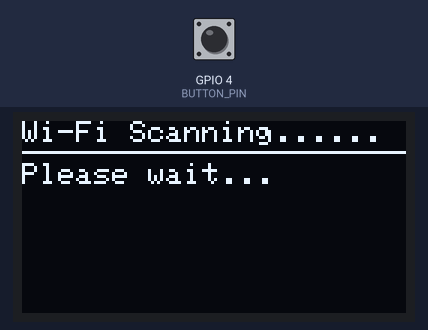
This sketch was run on a simulated ESP32. Parts: 128×64 one-colour display. The inputs (shaded band) are chosen by the test bench; at power-on: GPIO 4 (BUTTON_PIN) HIGH. A WiFi scan finds three made-up networks; what the sketch prints to the serial monitor is not drawn.

Above: at 2.5 s.
2.6 s: GPIO 4 (BUTTON_PIN) pulled LOW for 3.2 s
At 5.0 s:
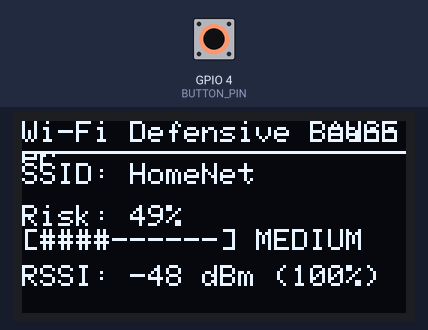
7.3 s: GPIO 4 (BUTTON_PIN) pulled LOW for 0.15 s
At 8.3 s:
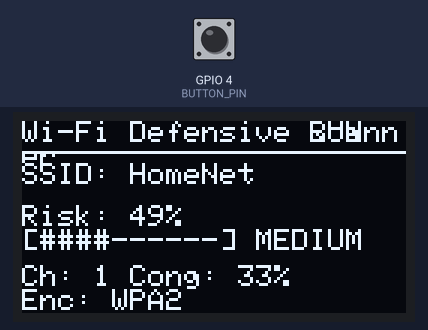
10.4 s: GPIO 4 (BUTTON_PIN) pulled LOW for 1 s
At 11.8 s:
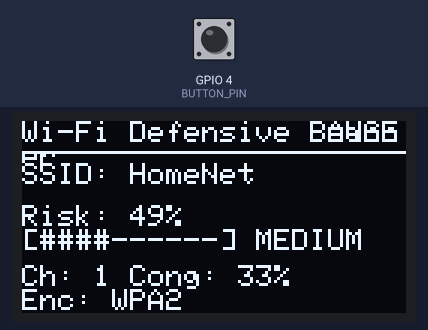
12.9 s: GPIO 4 (BUTTON_PIN) pulled LOW for 0.15 s
At 13.7 s:
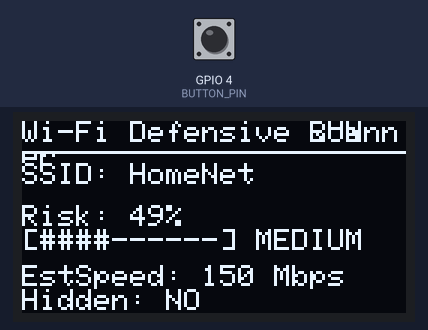
16.0 s: GPIO 4 (BUTTON_PIN) pulled LOW for 0.15 s
At 17.3 s:
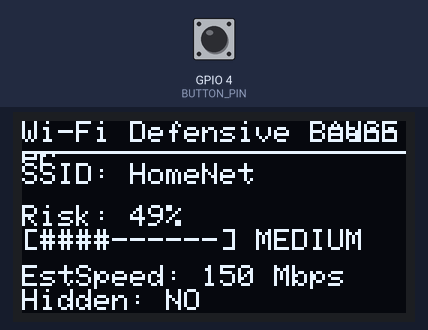
17.6 s: GPIO 4 (BUTTON_PIN) pulled LOW for 1 s
At 23.8 s:
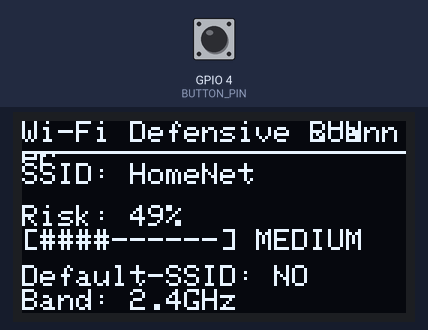
Timing chart, 0 to 25.3 s (numbered marks = the images above; inputs shaded):
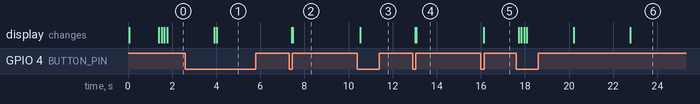

The sketch:

WiFi_risk_scanning.ino
```cpp
/*
  ESP32 Wi-Fi Defensive Scanner â€” Ultimate Feature Complete Sketch
  - SPI SSD1306 128x64 (7 pins)
  - Automatic scanning (2+ APs), sorted by RSSI (strongest first)
  - Smart loop: cycles networks, 4 timed views per network
  - EMA smoothing for RSSI, SSID scrolling
  - Overlapping-channel congestion metric (2.4GHz)
  - Composite defensive risk score (0-100) + textual category
  - Scan animation, CSV export (send 'c' + Enter), hardware Pause/Resume button
  - Defensive / educational only
*/

#include <WiFi.h>
#include <SPI.h>
#include <Adafruit_GFX.h>
#include <Adafruit_SSD1306.h>
#include <vector>
#include <algorithm>

using std::vector;

// ---------------- Hardware / Display ----------------
#define SCREEN_WIDTH 128
#define SCREEN_HEIGHT 64
#define OLED_MOSI   23   // MOSI (Data)
#define OLED_CLK    18   // SCLK
#define OLED_DC     16   // DC
#define OLED_CS     5    // CS
#define OLED_RESET  17   // RST

Adafruit_SSD1306 display(SCREEN_WIDTH, SCREEN_HEIGHT, &SPI, OLED_DC, OLED_RESET, OLED_CS);

// ---------------- Timing / Config ----------------
const unsigned long SCAN_INTERVAL       = 15000UL; // ms between scans
const unsigned long VIEW_DURATION       = 5000UL;  // ms per view
const unsigned long SSID_SCROLL_INTERVAL= 350UL;   // ms scroll step
const unsigned long BUTTON_DEBOUNCE_MS  = 50UL;    // ms debounce

// ---------------- Button (pause/lock) ----------------
#define BUTTON_PIN 4         // momentary button to GND; internal pullup used
bool paused = false;          // paused flag
bool locked = false;          // if paused while viewing, stays on that AP
unsigned long lastButtonChange = 0;
int lastButtonState = HIGH;

// ---------------- State ----------------
unsigned long lastScanTime = 0;
unsigned long lastViewChangeTime = 0;
unsigned long lastSSIDScrollTime = 0;

int totalNetworks = 0;
int currentNetworkIndex = 0;
int currentViewIndex = 0;
int ssidScrollOffset = 0;

// EMA smoothing for RSSI
float emaRssi = 0.0f;
const float EMA_ALPHA = 0.35f;

// ---------------- Data structure for scans ----------------
struct ScanEntry {
  String ssid;
  int32_t rssi;
  int channel;
  wifi_auth_mode_t enc;
  int signalPercent;
  int riskScore;
};

vector<ScanEntry> lastScanResults;

// ---------------- Utility functions ----------------
int rssiToPercent(int32_t rssi) {
  if (rssi <= -100) return 0;
  if (rssi >= -50) return 100;
  return 2 * (rssi + 100);
}

int estimateSpeedMbps(int32_t rssi) {
  if (rssi >= -50) return 150;
  if (rssi >= -60) return 72;
  if (rssi >= -70) return 36;
  if (rssi >= -80) return 18;
  return 6;
}

String encryptionTypeToString(wifi_auth_mode_t encType) {
  switch (encType) {
    case WIFI_AUTH_OPEN: return "OPEN";
    case WIFI_AUTH_WEP: return "WEP";
    case WIFI_AUTH_WPA_PSK: return "WPA";
    case WIFI_AUTH_WPA2_PSK: return "WPA2";
    case WIFI_AUTH_WPA_WPA2_PSK: return "WPA/WPA2";
    case WIFI_AUTH_WPA2_ENTERPRISE: return "WPA2-E";
    default: return "UNK";
  }
}

int encryptionStrength(wifi_auth_mode_t encType) {
  switch (encType) {
    case WIFI_AUTH_OPEN: return 0;
    case WIFI_AUTH_WEP: return 12;
    case WIFI_AUTH_WPA_PSK: return 45;
    case WIFI_AUTH_WPA2_PSK: return 75;
    case WIFI_AUTH_WPA_WPA2_PSK: return 60;
    case WIFI_AUTH_WPA2_ENTERPRISE: return 90;
    default: return 50;
  }
}

bool isLikelyDefaultSSID(const String& ssid) {
  String s = ssid; s.toLowerCase();
  const char* kws[] = {"linksys","tplink","dlink","netgear","xfinity","att","vodafone",
                       "default","ap","huawei","zte","asus","comcast","android","ssid","guest"};
  for (size_t i=0;i<sizeof(kws)/sizeof(kws[0]);++i) if (s.indexOf(kws[i])>=0) return true;
  return false;
}

bool isHiddenSSID(const String& ssid) { return (ssid == "" || ssid == "<Hidden>"); }
bool is24GHz(int channel) { return (channel >= 1 && channel <= 14); }

float overlapWeight24(int a, int b) {
  int d = abs(a - b);
  if (d == 0) return 1.0f;
  if (d <= 2) return 0.66f;
  if (d <= 4) return 0.33f;
  return 0.0f;
}

float computeChannelCongestionMetric(int targetChannel) {
  if (totalNetworks <= 0) return 0.0f;
  float sum = 0.0f;
  for (int i = 0; i < totalNetworks; ++i) {
    int ch = WiFi.channel(i);
    if (is24GHz(targetChannel) && is24GHz(ch)) sum += overlapWeight24(targetChannel, ch);
    else if (ch == targetChannel) sum += 1.0f;
  }
  float norm = sum / (float)(totalNetworks > 0 ? totalNetworks : 1);
  if (norm > 1.0f) norm = 1.0f;
  return norm;
}

int computeRiskScoreDefensive(wifi_auth_mode_t encType, int signalPercent, int channel, const String& ssid) {
  const float W_ENC  = 0.45f;
  const float W_RSSI = 0.20f;
  const float W_CONG = 0.12f;
  const float W_SSID = 0.13f;
  const float W_BAND = 0.10f;

  float encStrength = encryptionStrength(encType) / 100.0f;
  float encRisk = 1.0f - encStrength;
  float rssiRisk = signalPercent / 100.0f;
  float congMetric = computeChannelCongestionMetric(channel);
  float congRisk = 1.0f - congMetric;
  float ssidRisk = isLikelyDefaultSSID(ssid) ? 1.0f : 0.0f;
  float hiddenPenalty = isHiddenSSID(ssid) ? 0.12f : 0.0f;
  float bandRisk = is24GHz(channel) ? 1.0f : 0.0f;

  float combined = (W_ENC * encRisk) + (W_RSSI * rssiRisk) + (W_CONG * congRisk) + (W_SSID * ssidRisk) + (W_BAND * bandRisk);
  combined += hiddenPenalty * 0.6f;

  int riskPct = (int)roundf(combined * 100.0f);
  riskPct = constrain(riskPct, 0, 100);
  return riskPct;
}

String riskCategory(int risk) {
  if (risk >= 80) return "VERY HIGH";
  if (risk >= 60) return "HIGH";
  if (risk >= 40) return "MEDIUM";
  if (risk >= 20) return "LOW";
  return "VERY LOW";
}

// ---------------- Display helpers ----------------
void displayHeader(const String& title) {
  display.clearDisplay();
  display.setTextSize(1);
  display.setTextColor(SSD1306_WHITE);
  display.setCursor(0, 0);
  display.println(title);
  display.drawLine(0, 10, SCREEN_WIDTH, 10, SSD1306_WHITE);
}

void displayScanProgressFrame(int frame) {
  display.setCursor(96, 0);
  String dots = "";
  for (int i = 0; i < 4; ++i) dots += (i <= frame ? "." : " ");
  display.print(dots);
}

void displaySSIDScrolling(const String& ssid) {
  const int maxChars = 18;
  if (ssid.length() <= maxChars) {
    display.setCursor(0, 14);
    display.print("SSID: ");
    display.println(ssid);
    return;
  }
  unsigned long now = millis();
  if (now - lastSSIDScrollTime > SSID_SCROLL_INTERVAL) {
    lastSSIDScrollTime = now;
    ssidScrollOffset++;
    if (ssidScrollOffset > ssid.length()) ssidScrollOffset = 0;
  }
  String view = ssid.substring(ssidScrollOffset);
  if (view.length() < maxChars) view += "   " + ssid.substring(0, maxChars - view.length());
  display.setCursor(0, 14);
  display.print("SSID: ");
  display.println(view.substring(0, maxChars));
}

void drawRiskBar(int riskPct, int x, int y) {
  int filled = map(riskPct, 0, 100, 0, 10);
  display.setCursor(x, y);
  display.print("[");
  for (int i = 0; i < 10; ++i) display.print(i < filled ? "#" : "-");
  display.print("]");
}

// ---------------- CSV export ----------------
void serialExportCSV() {
  if (lastScanResults.empty()) {
    Serial.println("CSV_EXPORT: no scan data.");
    return;
  }
  Serial.println("CSV_EXPORT: ssid,rssi,channel,encryption,signalPct,riskScore");
  for (auto &e : lastScanResults) {
    String ss = e.ssid; ss.replace("\"", "'");
    Serial.printf("\"%s\",%d,%d,%s,%d,%d\n",
                  ss.c_str(), e.rssi, e.channel, encryptionTypeToString(e.enc).c_str(), e.signalPercent, e.riskScore);
  }
  Serial.println("CSV_EXPORT: done.");
}

// ---------------- Button handling ----------------
void handleButton() {
  int reading = digitalRead(BUTTON_PIN);
  if (reading != lastButtonState) {
    lastButtonChange = millis();
    lastButtonState = reading;
  }
  if ((millis() - lastButtonChange) > BUTTON_DEBOUNCE_MS) {
    // button pressed (to GND) => LOW
    static bool lastStableState = HIGH;
    if (reading != lastStableState) {
      lastStableState = reading;
      if (reading == LOW) { // pressed
        paused = !paused;
        // when pausing, lock current AP view so it doesn't advance (toggle)
        locked = paused ? true : locked;
        Serial.printf("Button pressed: paused=%d locked=%d\n", paused ? 1 : 0, locked ? 1 : 0);
      }
    }
  }
}

// ---------------- Setup / Loop ----------------
void setup() {
  Serial.begin(115200);
  delay(10);

  pinMode(BUTTON_PIN, INPUT_PULLUP);
  lastButtonState = digitalRead(BUTTON_PIN);

  if (!display.begin(SSD1306_SWITCHCAPVCC)) {
    Serial.println("OLED init failed!");
    while (1) delay(100);
  }

  displayHeader("ESP32 Wi-Fi Scanner");
  display.setCursor(0, 14);
  display.println("Defensive only");
  display.setCursor(0, 28);
  display.println("Btn G4: Pause/Lock");
  display.display();
  delay(1200);

  WiFi.mode(WIFI_STA);
  WiFi.disconnect(true);
  delay(100);

  lastScanTime = millis() - SCAN_INTERVAL; // immediate first scan

  Serial.println("Starting ESP32 Wi-Fi Defensive Scanner (final).");
  Serial.println("Send 'c' + Enter to export CSV of last scan.");
  Serial.println("Button on GPIO4 toggles Pause/Lock.");
}

void loop() {
  unsigned long now = millis();

  // check serial commands
  if (Serial.available()) {
    String cmd = Serial.readStringUntil('\n');
    cmd.trim();
    if (cmd.equalsIgnoreCase("c")) serialExportCSV();
  }

  // handle button (pause/resume)
  handleButton();

  // if paused but locked, do not advance networks/views (but still allow CSV)
  // trigger scan if not paused (we still can scan while paused if desired â€” keep scanning only when not paused)
  if (!paused) {
    if ((now - lastScanTime) >= SCAN_INTERVAL || totalNetworks == 0) {
      // small pre-scan animation
      unsigned long animStart = millis();
      int frame = 0;
      while (millis() - animStart < 400) {
        displayHeader("Wi-Fi Scanning...");
        displayScanProgressFrame(frame % 4);
        display.setCursor(0, 14);
        display.println("Please wait...");
        display.display();
        frame++; delay(100);
      }

      Serial.println("Starting Wi-Fi scan...");
      int found = WiFi.scanNetworks(false, true); // synchronous scan, includes hidden
      if (found <= 0) {
        Serial.println("No networks found.");
        totalNetworks = 0;
        lastScanResults.clear();
      } else {
        Serial.printf("Scan found %d networks.\n", found);
        totalNetworks = found;
        lastScanResults.clear();
        lastScanResults.reserve(totalNetworks);

        // Build lastScanResults array
        for (int i = 0; i < totalNetworks; ++i) {
          ScanEntry e;
          e.ssid = WiFi.SSID(i);
          if (e.ssid.length() == 0) e.ssid = "<Hidden>";
          e.rssi = WiFi.RSSI(i);
          e.channel = WiFi.channel(i);
          e.enc = WiFi.encryptionType(i);
          e.signalPercent = rssiToPercent(e.rssi);
          e.riskScore = computeRiskScoreDefensive(e.enc, e.signalPercent, e.channel, e.ssid);
          lastScanResults.push_back(e);
        }

        // sort by RSSI descending (strongest first)
        std::sort(lastScanResults.begin(), lastScanResults.end(), [](const ScanEntry &a, const ScanEntry &b){
          return a.rssi > b.rssi;
        });

        // update totalNetworks to match vector size (should be same)
        totalNetworks = (int)lastScanResults.size();
      }
      lastScanTime = now;
      // reset view indices if needed
      if (currentNetworkIndex >= totalNetworks) currentNetworkIndex = 0;
      if (currentNetworkIndex < 0) currentNetworkIndex = 0;
      // reset indexes
      lastViewChangeTime = now;
      ssidScrollOffset = 0;
      emaRssi = 0.0f;
    }
  } // end if not paused

  // Display current network if exists
  if (totalNetworks > 0 && currentNetworkIndex < totalNetworks) {
    // if we have lastScanResults, use them (sorted snapshot)
    ScanEntry e = lastScanResults[currentNetworkIndex];

    // update live RSSI via WiFi.RSSI(currentNetworkIndex) can be unreliable after sorting,
    // so we keep EMA based on the snapshot value (stable)
    if (emaRssi == 0.0f) emaRssi = (float)e.rssi;
    emaRssi = EMA_ALPHA * (float)e.rssi + (1.0f - EMA_ALPHA) * emaRssi;
    int sigSmoothed = rssiToPercent((int)roundf(emaRssi));
    int speedMbps = estimateSpeedMbps((int)roundf(emaRssi));
    int risk = computeRiskScoreDefensive(e.enc, sigSmoothed, e.channel, e.ssid);
    float congMetric = computeChannelCongestionMetric(e.channel);
    int congPercent = (int)roundf(congMetric * 100.0f);

    Serial.printf("DISPLAY %d/%d: %s | RSSI:%d (EMA %d) | CH:%d | ENC:%s | SIG:%d%% | CONG:%d%% | RISK:%d%%\n",
                  currentNetworkIndex + 1, totalNetworks,
                  e.ssid.c_str(), e.rssi, (int)roundf(emaRssi),
                  e.channel, encryptionTypeToString(e.enc).c_str(), sigSmoothed, congPercent, risk);

    // Render display once
    displayHeader("Wi-Fi Defensive Scanner");
    // show paused status
    display.setCursor(96, 0);
    display.setTextSize(1);
    display.print(paused ? "PAUSE" : "RUN");

    displaySSIDScrolling(e.ssid);

    display.setCursor(0, 28);
    display.print("Risk: ");
    display.print(risk);
    display.print("% ");
    display.setCursor(0, 36);
    drawRiskBar(risk, 0, 36);
    display.setCursor(78, 36);
    display.print(riskCategory(risk));

    // view details
    switch (currentViewIndex) {
      case 0:
        display.setCursor(0, 48);
        display.print("RSSI: ");
        display.print((int)roundf(emaRssi));
        display.print(" dBm (");
        display.print(sigSmoothed);
        display.println("%)");
        break;
      case 1:
        display.setCursor(0, 48);
        display.print("Ch: ");
        display.print(e.channel);
        display.print(" Cong: ");
        display.print(congPercent);
        display.println("%");
        display.setCursor(0, 56);
        display.print("Enc: ");
        display.print(encryptionTypeToString(e.enc));
        break;
      case 2:
        display.setCursor(0, 48);
        display.print("EstSpeed: ");
        display.print(speedMbps);
        display.println(" Mbps");
        display.setCursor(0, 56);
        display.print("Hidden: ");
        display.print(isHiddenSSID(e.ssid) ? "YES" : "NO");
        break;
      case 3:
        display.setCursor(0, 48);
        display.print("Default-SSID: ");
        display.print(isLikelyDefaultSSID(e.ssid) ? "YES" : "NO");
        display.setCursor(0, 56);
        display.print("Band: ");
        display.print(is24GHz(e.channel) ? "2.4GHz" : "5GHz");
        break;
    }

    display.display();

    // Advance view/network depending on pause/locked
    if (!paused) {
      if ((now - lastViewChangeTime) >= VIEW_DURATION) {
        lastViewChangeTime = now;
        currentViewIndex++;
        ssidScrollOffset = 0;
        if (currentViewIndex > 3) {
          currentViewIndex = 0;
          currentNetworkIndex++;
          emaRssi = 0.0f;
        }
        if (currentNetworkIndex >= totalNetworks) currentNetworkIndex = 0;
      }
    } else {
      // paused: if locked==true we keep currentNetworkIndex and currentViewIndex; if not locked, still do not advance
      // nothing to do
    }

  } else {
    // No networks found
    displayHeader("Wi-Fi Defensive Scanner");
    display.setCursor(0, 14);
    display.println("No networks found.");
    display.setCursor(0, 28);
    display.println("Next scan soon...");
    display.display();
  }

  // tiny delay to avoid tight loop CPU hog (still responsive)
  delay(10);
}
```

Measured:
- after the input at 2.6 s, the display: first differs from a run without the input after 1.4 s (image 1)
- after the input at 7.3 s, the display: first changes after 0.13 s (image 2 shows a later state)
- after the input at 10.4 s, the display: changes after 0.14 s (image 3)
- after the input at 12.9 s, the display: first changes after 0.13 s (image 4 shows a later state)
- after the input at 16.0 s, the display: changes after 0.14 s (image 5)
- after the input at 17.6 s, the display: first changes after 0.11 s (image 6 shows a later state)
